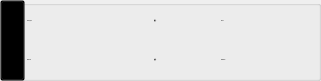
   <widget class="QGroupBox" name="groupBoxHomeTopLeft">
    <property name="geometry">
     <rect>
      <x>1</x>
      <y>0</y>
      <width>321</width>
      <height>81</height>
     </rect>
    </property>
    <property name="title">
     <string/>
    </property>
    <widget class="QPushButton" name="btn_switch">
     <property name="geometry">
      <rect>
       <x>0</x>
       <y>0</y>
       <width>25</width>
       <height>81</height>
      </rect>
     </property>
     <property name="styleSheet">
      <string notr="true">QPushButton
{
    border-width:0px;/*边框宽度*/
    background-color:transparent; /*边框颜色*/
    
}</string>
     </property>
     <property name="text">
      <string/>
     </property>
     <property name="icon">
      <iconset resource="images.qrc">
       <normaloff>:/images/switch.png</normaloff>:/images/switch.png</iconset>
     </property>
     <property name="iconSize">
      <size>
       <width>40</width>
       <height>80</height>
      </size>
     </property>
    </widget>
    <widget class="QWidget" name="layoutWidget">
     <property name="geometry">
      <rect>
       <x>20</x>
       <y>0</y>
       <width>311</width>
       <height>81</height>
      </rect>
     </property>
     <layout class="QGridLayout" name="gridLayout">
      <property name="horizontalSpacing">
       <number>0</number>
      </property>
      <property name="verticalSpacing">
       <number>1</number>
      </property>
      <item row="0" column="0">
       <widget class="QLabel" name="labDateTime">
        <property name="minimumSize">
         <size>
          <width>120</width>
          <height>35</height>
         </size>
        </property>
        <property name="maximumSize">
         <size>
          <width>110</width>
          <height>35</height>
         </size>
        </property>
        <property name="font">
         <font>
          <family>SimSun</family>
          <pointsize>-1</pointsize>
         </font>
        </property>
        <property name="text">
         <string>2024/06/01</string>
        </property>
       </widget>
      </item>
      <item row="0" column="1">
       <widget class="QLabel" name="label_16">
        <property name="minimumSize">
         <size>
          <width>60</width>
          <height>35</height>
         </size>
        </property>
        <property name="maximumSize">
         <size>
          <width>60</width>
          <height>35</height>
         </size>
        </property>
        <property name="font">
         <font>
          <family>SimSun</family>
          <pointsize>-1</pointsize>
         </font>
        </property>
        <property name="layoutDirection">
         <enum>Qt::LeftToRight</enum>
        </property>
        <property name="locale">
         <locale language="Chinese" country="China"/>
        </property>
        <property name="frameShadow">
         <enum>QFrame::Plain</enum>
        </property>
        <property name="text">
         <string>速度：</string>
        </property>
       </widget>
      </item>
      <item row="0" column="2">
       <widget class="QLabel" name="labSpeed">
        <property name="minimumSize">
         <size>
          <width>100</width>
          <height>35</height>
         </size>
        </property>
        <property name="maximumSize">
         <size>
          <width>100</width>
          <height>35</height>
         </size>
        </property>
        <property name="font">
         <font>
          <family>SimSun</family>
          <pointsize>-1</pointsize>
         </font>
        </property>
        <property name="frameShadow">
         <enum>QFrame::Plain</enum>
        </property>
        <property name="text">
         <string>00.0%</string>
        </property>
       </widget>
      </item>
      <item row="1" column="0">
       <widget class="QLabel" name="labDateTime_2">
        <property name="minimumSize">
         <size>
          <width>120</width>
          <height>35</height>
         </size>
        </property>
        <property name="maximumSize">
         <size>
          <width>110</width>
          <height>35</height>
         </size>
        </property>
        <property name="font">
         <font>
          <family>SimSun</family>
          <pointsize>-1</pointsize>
         </font>
        </property>
        <property name="text">
         <string>00:00:00</string>
        </property>
       </widget>
      </item>
      <item row="1" column="1">
       <widget class="QLabel" name="label">
        <property name="minimumSize">
         <size>
          <width>60</width>
          <height>35</height>
         </size>
        </property>
        <property name="maximumSize">
         <size>
          <width>60</width>
          <height>35</height>
         </size>
        </property>
        <property name="font">
         <font>
          <family>SimSun</family>
          <pointsize>-1</pointsize>
         </font>
        </property>
        <property name="locale">
         <locale language="Chinese" country="China"/>
        </property>
        <property name="text">
         <string>转速：</string>
        </property>
       </widget>
      </item>
      <item row="1" column="2">
       <widget class="QLabel" name="labRotateSpeed">
        <property name="minimumSize">
         <size>
          <width>100</width>
          <height>35</height>
         </size>
        </property>
        <property name="maximumSize">
         <size>
          <width>100</width>
          <height>35</height>
         </size>
        </property>
        <property name="font">
         <font>
          <family>SimSun</family>
          <pointsize>-1</pointsize>
         </font>
        </property>
        <property name="text">
         <string>0000rpm</string>
        </property>
       </widget>
      </item>
     </layout>
    </widget>
   </widget>
